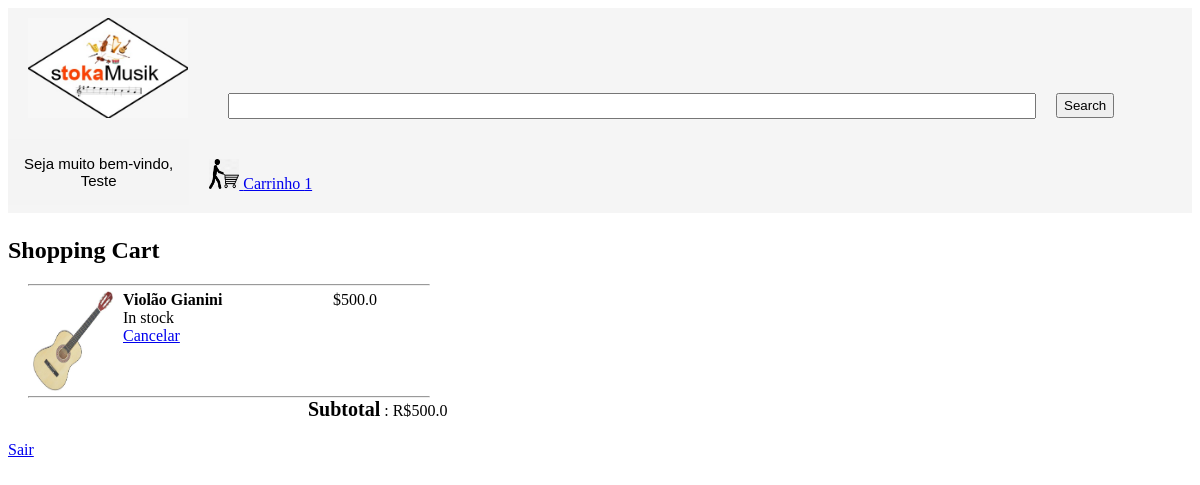
Before: /cart (signed in) with the older database file.
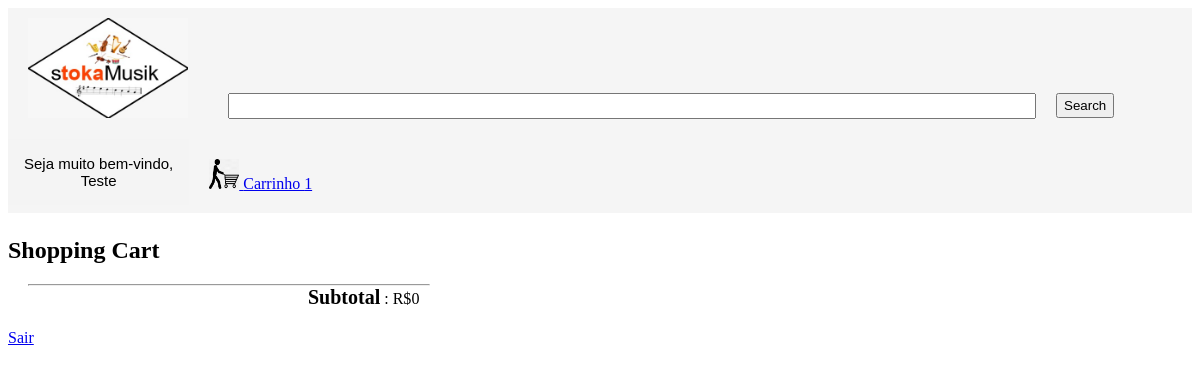
After: the same page with the newer database file.
### tables this page shows
CREATE TABLE products
  (productId INTEGER PRIMARY KEY,
  name TEXT,
  price REAL,
  description TEXT,
  image TEXT,
  stock INTEGER,
  categoryId INTEGER,
  FOREIGN KEY(categoryId) REFERENCES categories(categoryId)
  );

### main.py (the view)
@app.route('/cart')
def cart():
    if 'email' not in session:
        return redirect(url_for('loginForm'))
    loggedIn, firstName, noOfItems = getLoginDetails()
    email = session['email']
    with sqlite3.connect('database.db') as conn:
        cur = conn.cursor()
        cur.execute("SELECT userId FROM users WHERE email = ?", (email, ))
        userId = cur.fetchone()[0]
        cur.execute("SELECT products.productId, products.name, products.price, products.image FROM products, kart WHERE products.productId = kart.productId AND kart.userId = ?", (userId, ))
        products = cur.fetchall()
    totalPrice = 0
    for row in products:
        totalPrice += row[2]
    return render_template("cart.html", products = products, totalPrice=totalPrice, loggedIn=loggedIn, firstName=firstName, noOfItems=noOfItems)

### main.py (called while the page is built)
def getLoginDetails():
    with sqlite3.connect('database.db') as conn:
        cur = conn.cursor()
        if 'email' not in session:
            loggedIn = False
            firstName = ''
            noOfItems = 0
        else:
            loggedIn = True
            cur.execute("SELECT userId, firstName FROM users WHERE email = ?", (session['email'], ))
            userId, firstName = cur.fetchone()
            cur.execute("SELECT count(productId) FROM kart WHERE userId = ?", (userId, ))
            noOfItems = cur.fetchone()[0]
    return (loggedIn, firstName, noOfItems)

### templates/cart.html (shortened to what this page needs)
<!DOCTYPE HTML>
<html>
<head>
<link rel="stylesheet" href={{url_for('static', filename='css/cart.css')}} />
<link rel="stylesheet" href={{url_for('static', filename='css/topStyle.css') }} />
</head>
<body>
<div id="title">
	<a href="/">
	<img id="logo" src= {{ url_for('static', filename='images/stoka_logo.jpeg') }} />
	</a>
	<form>
		<input id="searchBox" type="text" name="searchQuery">
		<input id="searchButton" type="submit" value="Search">
	</form>
	{% if not loggedIn %}
		<div id="signInButton">
			<a class="link" href="/loginForm">Entrar</a>
		</div>
	{% else %}
	<div class="dropdown">
		<button class="dropbtn">Seja muito bem-vindo, <br>{{firstName}}</button>
	</div>
	{% endif %}
	<div id="kart">
		<a class="link" href="/cart">
		<img src={{url_for('static', filename='images/carrinho2.png')}} id="cartIcon" />
		Carrinho {{noOfItems}}
		</a>
	</div>
</div>
<div id="cartItems">
	<h2>Shopping Cart</h2>
	<div id="tableItems">
		{% for row in products %}
		<div>
			<hr id="seperator">
			<div id="itemImage">
				<img src={{url_for('static', filename='uploads/'+row[3])}} id="image"/>
			</div>
			<div id="itemName">
				<span id="itemNameTag">{{row[1]}}</span><br>
				In stock<br>
				<a href="/removeFromCart?productId={{row[0]}}">Cancelar</a>
			</div>
			<div id="itemPrice">
				${{row[2]}}
			</div>
		</div>
		{% endfor %}
		<hr id="seperator">
		<div id="total">
			<span id="subtotal">Subtotal</span> : R${{totalPrice}}
		</div>
	</div>
</div>
<a href="/checkout">Sair</a>
</body>
</html>

Changed rows visible on the page:
removed products: image (picture), name "Violão Gianini", price "500.0"
Other visible differences:
{{ totalPrice }}: "500.0" → "0"
